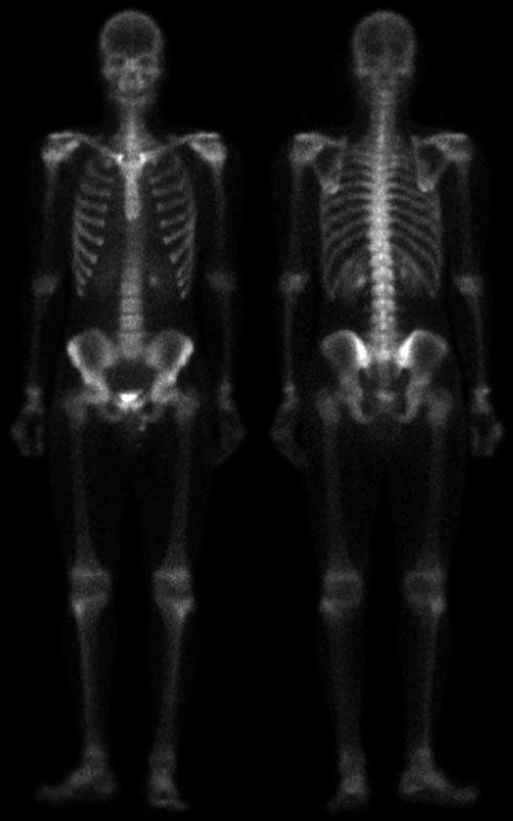
#> input picture Lab2/files/bonescan.tif, 1026 x 1641 px (shown at 1/2 size)
$ python Lab28.py   (older library calls are emulated)
#> lines starting #> are read from the running program, lines starting #| are printed output that depends on the picture
import os
import numpy as np
import matplotlib.pyplot as plt

from skimage import io
from skimage.util import img_as_float
from skimage.filters import (
    gaussian,
    median,
    laplace,
    unsharp_mask
)
from skimage.morphology import disk
from skimage.exposure import rescale_intensity


def main():
    # 1) Wczytanie obrazu z podfolderu 'files'
    image_path = os.path.join("files", "bonescan.tif")
    image = io.imread(image_path)
#> image is the input picture: shape (1641, 1026); min 0, max 255, mean 17.1

    # 2) Konwersja do float [0..1]
    image = img_as_float(image)

    # Prosty podgląd oryginału (opcjonalnie)
    plt.figure("Oryginał")
    plt.imshow(image, cmap='gray')
    plt.title("Oryginalny obraz (bonescan)")
    plt.axis('off')

    # 3) Filtr Gaussa (usuwa drobne zakłócenia HF)
    gauss_sigma = 2.0
    image_gauss = gaussian(image, sigma=gauss_sigma)

    # 4) Filtr medianowy – usuwa szum impulsowy
    #    Zwróć uwagę na użycie 'footprint=' zamiast 'selem='
    image_med = median(image_gauss, footprint=disk(3))

    # 5) Wyostrzanie - Laplace
    lap = laplace(image_med, ksize=3)
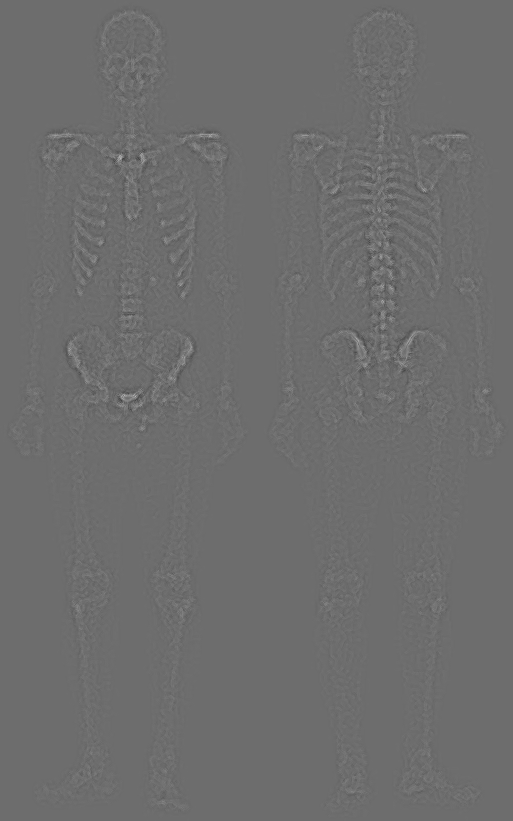
#> lap: shape (1641, 1026) float64 (shown at 1/2 size); min -0.057, max 0.0756, mean -5.12e-21; drawn with min black and max white
    sharpen_lap = image_med - 0.2 * lap  # waga 0.2 -> doświadczalna

    # 6) Reskalowanie intensywności
    sharpen_lap_rescale = rescale_intensity(sharpen_lap, in_range='image', out_range=(0, 1))

    # 7) Unsharp masking
    unsharp = unsharp_mask(image_med, radius=2.0, amount=1.5)
    unsharp_rescale = rescale_intensity(unsharp, in_range='image', out_range=(0, 1))

    # 8) Wizualizacja w siatce 2x3
    fig, axes = plt.subplots(2, 3, figsize=(12, 8))
    ax = axes.ravel()

    # Oryginał
    ax[0].imshow(image, cmap='gray')
    ax[0].set_title("Oryginał")
    ax[0].axis('off')

    # Po Gaussie i Medianie
    ax[1].imshow(image_med, cmap='gray')
    ax[1].set_title("Po Gaussie i Medianie")
    ax[1].axis('off')

    # Wyostrzony Laplace + rescale
    ax[2].imshow(sharpen_lap_rescale, cmap='gray')
    ax[2].set_title("Wyostrzony (Laplace)")
    ax[2].axis('off')

    # Sama mapa Laplasjanu
    ax[3].imshow(lap, cmap='gray')
    ax[3].set_title("Mapa Laplasjanu")
    ax[3].axis('off')

    # Unsharp mask
    ax[4].imshow(unsharp, cmap='gray')
    ax[4].set_title("Unsharp masking")
    ax[4].axis('off')

    # Unsharp + rescale
    ax[5].imshow(unsharp_rescale, cmap='gray')
    ax[5].set_title("Unsharp + rescale_intensity")
    ax[5].axis('off')

    plt.tight_layout()
    plt.show()


if __name__ == "__main__":
    main()
